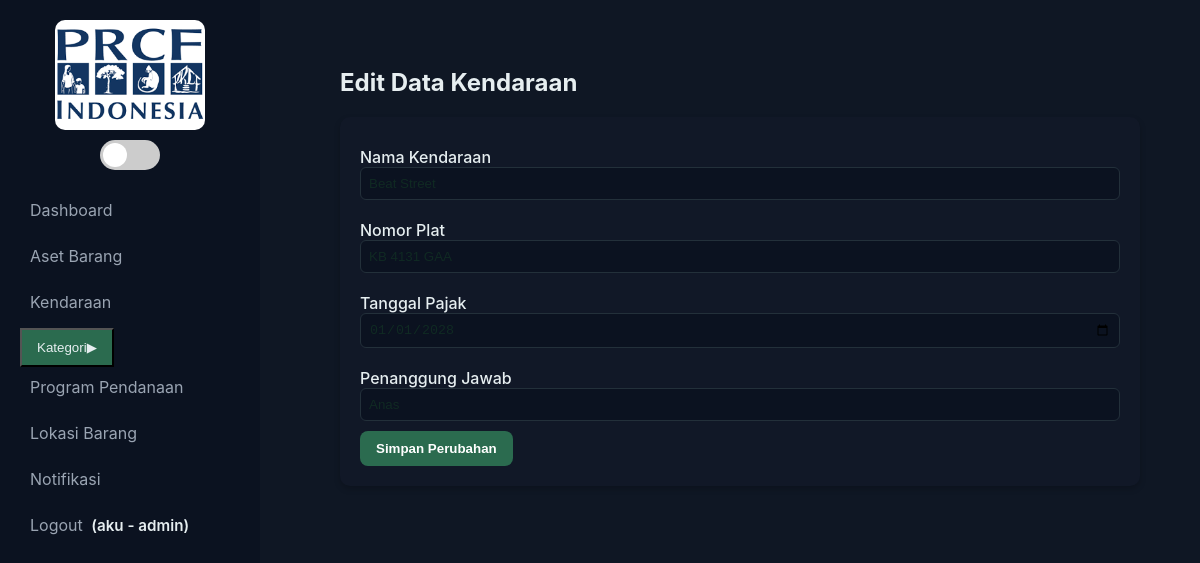
Page /modules/kendaraan/update.php?nomor_seri=BT-SRT-001 (signed in) on the committed database.
### tables this page shows
CREATE TABLE `kendaraan` (
  `id` int(11) NOT NULL,
  `nomor_seri` varchar(100) DEFAULT NULL,
  `aset_id` int(11) NOT NULL,
  `nomor_plat` varchar(50) DEFAULT NULL,
  `tanggal_pajak` date DEFAULT NULL,
  `penanggung_jawab` varchar(150) DEFAULT NULL
);

CREATE TABLE `aset_barang` (
  `id` int(11) NOT NULL,
  `nama_barang` varchar(150) NOT NULL,
  `deskripsi` text DEFAULT NULL,
  `jumlah_unit` int(11) DEFAULT 1,
  `nomor_seri` varchar(100) DEFAULT NULL,
  `harga_pembelian` decimal(15,2) DEFAULT NULL,
  `waktu_perolehan` date DEFAULT NULL,
  `kondisi_barang` enum('Baik','Rusak','Hilang') DEFAULT 'Baik',
  `kode_penomoran` varchar(50) DEFAULT NULL,
  `kategori_barang` int(11) DEFAULT NULL,
  `nomor_plat` varchar(50) DEFAULT NULL,
  `program_pendanaan` int(11) DEFAULT NULL,
  `lokasi_barang` int(11) DEFAULT NULL,
  `user_input` int(11) DEFAULT NULL,
  `foto_barang` varchar(255) DEFAULT NULL,
  `status_penggunaan` enum('Aktif','Tidak Aktif') DEFAULT 'Aktif',
  `created_at` datetime DEFAULT current_timestamp(),
  `tanggal_pajak` date DEFAULT NULL,
  `penanggung_jawab` varchar(150) DEFAULT NULL
);

### modules/kendaraan/update.php (the view, shortened to what this page needs)
<?php
include '../../includes/header.php';
include '../../includes/koneksi.php';
$nomor_seri = $_GET['nomor_seri'] ?? null;
$query = "
  SELECT
    k.nomor_seri,
    k.aset_id,
    a.nama_barang AS nama_kendaraan,
    k.nomor_plat,
    k.tanggal_pajak,
    k.penanggung_jawab
  FROM kendaraan k
  LEFT JOIN aset_barang a ON k.aset_id = a.id
  WHERE k.nomor_seri = ?
  LIMIT 1
";
$stmt = $conn->prepare($query);
$stmt->bind_param("s", $nomor_seri);
$stmt->execute();
$result = $stmt->get_result();
$kendaraan = $result->fetch_assoc();
?>
<div class="page">
  <h2>Edit Data Kendaraan</h2>
  <form method="post" class="form-section">
    <label>Nama Kendaraan</label>
    <input type="text" name="nama_kendaraan" value="<?= htmlspecialchars($kendaraan['nama_kendaraan']) ?>" required>
    <label>Nomor Plat</label>
    <input type="text" name="nomor_plat" value="<?= htmlspecialchars($kendaraan['nomor_plat']) ?>" required>
    <label>Tanggal Pajak</label>
    <input type="date" name="tanggal_pajak" value="<?= htmlspecialchars($kendaraan['tanggal_pajak']) ?>">
    <label>Penanggung Jawab</label>
    <input type="text" name="penanggung_jawab" value="<?= htmlspecialchars($kendaraan['penanggung_jawab']) ?>" required>
    <button type="submit" class="btn">Simpan Perubahan</button>
  </form>
</div>
<?php include '../../includes/footer.php'; ?>

### assets/css/style.css (style rules this page uses)
* { box-sizing:border-box }
body { font-family:Inter,Arial,Helvetica,sans-serif;margin:0;background:#fff;color:#102a23 }
.btn { background:#2b6b4f;color:#fff;padding:10px 14px;border-radius:8px;text-decoration:none;display:inline-block }

### assets/css/dashboard.css (style rules this page uses)
:root { --accent: #2b6b4f; --bg-dark: #0f1724; --panel-dark: #111827; --text-dark: #102a23; --muted-dark: #9aa4b2; --sidebar-dark: #0b1220; --bg-light: #f4f6f9; --panel-light: #ffffff; --text-light: #e6eef0; --muted-light: #5a5a5a; --sidebar-light: #f0f3f3; }
body { background-color: var(--bg-dark); color: var(--text-dark); font-family: "Inter", sans-serif; transition: background-color 0.3s, color 0.3s; }
.btn { background-color: var(--accent); border: none; padding: 10px 16px; border-radius: 8px; color: #fff; font-weight: 600; cursor: pointer; transition: background-color 0.3s; }
.page { background: transparent; padding: 20px; }
.form-section { background: var(--panel-dark); color: var(--text-dark); padding: 20px; border-radius: 10px; margin-bottom: 20px; box-shadow: 0 3px 6px rgba(0,0,0,0.2); }
.form-section label { display: block; margin-top: 10px; font-weight: 500; }
.form-section input, .form-section select, .form-section textarea { width: 100%; padding: 8px; border-radius: 6px; border: 1px solid #23303a; background: #0b1220; color: var(--text-dark); margin-bottom: 10px; }

### rows in the picture
kendaraan: nama_kendaraan "Beat Street", nomor_plat "KB 4131 GAA", tanggal_pajak "01/01/2028", penanggung_jawab "Anas"

### other values in the picture
$_SESSION['user']['username'] "aku"
$_SESSION['user']['role'] "admin"
